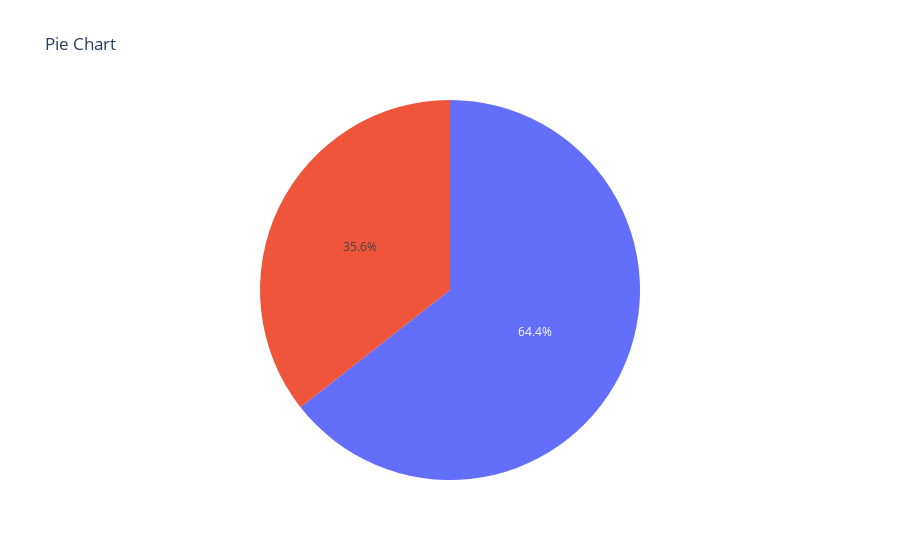

The notebook cell saved with this chart:
### Code cell
labels = ['accepted', 'not accepted']
px.pie(df,values = online_res, labels = labels, title = 'Pie Chart')

### Figure 1 — Plotly figure (JSON) as saved in the notebook; plotly's stock layout.template omitted (floating-point values rounded to 4 significant figures)
{"data": [{"domain": {"x": [0, 1], "y": [0, 1]}, "hovertemplate": "value=%{value}<extra></extra>", "legendgroup": "", "name": "", "showlegend": false, "type": "pie", "values": [28308, 15634]}], "layout": {"legend": {"tracegroupgap": 0}, "title": {"text": "Pie Chart"}}}
